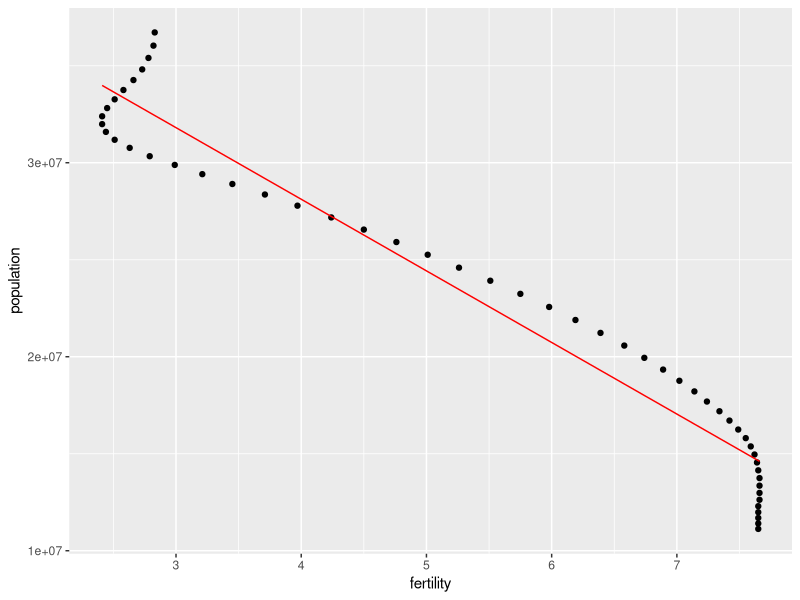
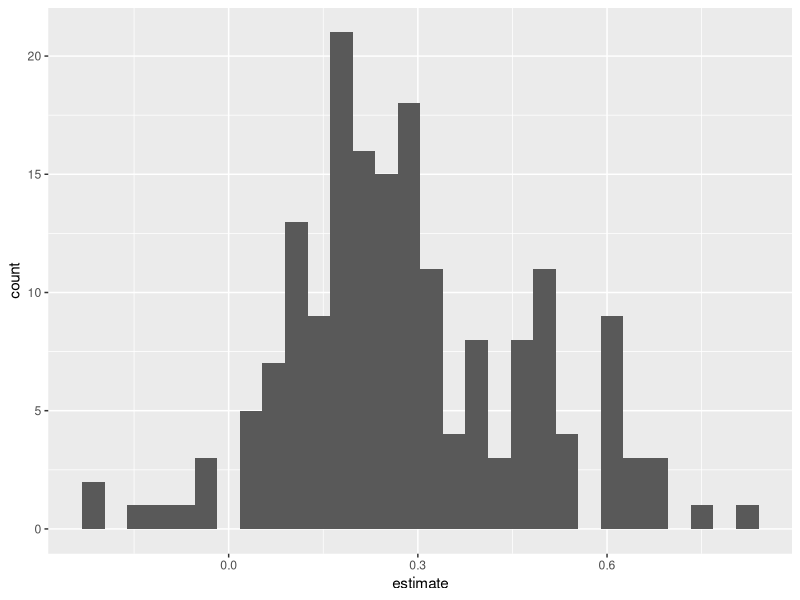
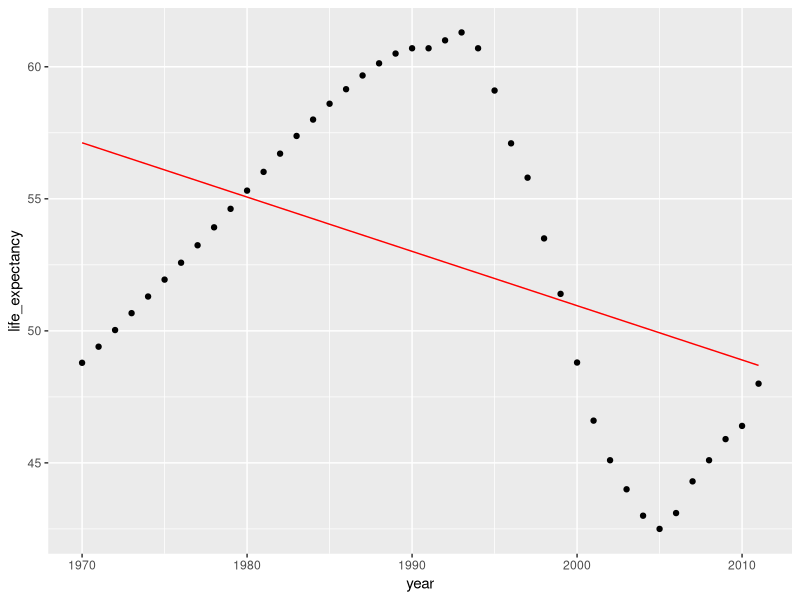

The R source for these figures, in order:
library(tidyverse)
library(dslabs)
library(broom)

data(gapminder) 

gapminder <- 
  gapminder %>% 
  drop_na()

# List Column Workflow 
# Nesting ------------------------------------------------------------------------------------------------------------

nested <- 
  gapminder %>% 
  group_by(country) %>% 
  nest()
  
nested$data[[9]]

nested %>% 
  unnest(data)

# map family of functions -----------------------------------------------------------------------------------------------
map(.x = nested$data, .f = ~mean(.x$population, na.rm = TRUE))

pop_df <- nested %>% 
  mutate(pop_mean = map(data, ~mean(.x$population, na.rm = TRUE)))

str(pop_df$pop_mean)

pop_df <- 
  pop_df %>% 
  unnest(pop_mean)

str(pop_df$pop_mean)

pop_df <- nested %>% 
  mutate(pop_mean = map_dbl(data, ~mean(.x$population, na.rm = TRUE)))

str(pop_df$pop_mean)

# many models ------------------------------------------------------------------------------------------------------------
models <- 
  nested %>% 
  mutate(model = map(data, ~lm(formula = population~fertility, data = .x)))

albania_model <- models$model[[1]]

summary(albania_model)

# broom to clean up ----------------------------------------------------------------------------------------------------
tidy(albania_model)
glance(albania_model)
augment(albania_model)

augment(albania_model) %>% 
  ggplot(mapping = aes(x=fertility)) +
  geom_point(mapping = aes(y=population)) +
  geom_line(mapping = aes(y = .fitted), color = "red")

# coefficients across models ------------------------------------------------------------------------------------------
models_le <- 
  nested %>% 
  mutate(model = map(data, ~lm(formula = life_expectancy~year, data = .x)))

tidy(models_le$model[[1]])

model_coef <- 
  models_le %>% 
  mutate(coef = map(model, ~tidy(.x))) %>% 
  unnest(coef)

model_coef %>% 
  filter(term == "year") %>% 
  ggplot(aes(x=estimate)) +
  geom_histogram()

# evaluating fit of many models -------------------------------------------------------------------------------------
model_perf <-
  models_le %>% 
  mutate(coef = map(model, ~glance(.x))) %>% 
  unnest(coef)

model_perf 

model_perf %>% 
  slice_max(order_by = r.squared, n = 2)

model_perf %>% 
  arrange(desc(r.squared))

model_perf %>% 
  arrange(r.squared)


# explore fit ------------------------------------------------------------------------------------------------------------
aug_model <- 
  models_le %>% 
  mutate(augmented = map(model, ~augment(.x))) %>% 
  unnest(augmented)

aug_model %>% filter(country == "Swaziland") %>% 
  ggplot(aes(x = year, y = life_expectancy)) +
  geom_point() +
  geom_line(aes(y=.fitted), color = "red")

# training, test, and validation splits ---------------------------------------------------------------------------------
library(rsample)
library(Metrics)
gap_split <- initial_split(gapminder, prop = 0.75)

training_data <- training(gap_split)
testing_data <- testing(gap_split)

nrow(testing_data)

cv_split <- vfold_cv(training_data, v = 3)

cv_data <- 
  cv_split %>% 
  mutate(train = map(splits, ~training(.x)),
         validate = map(splits, ~testing(.x)))

cv_models_lm <- 
  cv_data %>% 
  mutate(model = map(train, ~lm(formula = life_expectancy~year + gdp, data = .x)))

model_perf2 <-
  cv_models_lm %>% 
  mutate(coef = map(model, ~glance(.x))) %>% 
  unnest(coef)

cv_prep_lm <- 
  cv_models_lm %>% 
  mutate(validate_actual = map(validate, ~.x$life_expectancy),
         validate_predicted = map2(model, validate, ~predict(.x, .y)))

cv_eval_lm <- 
  cv_prep_lm %>% 
  mutate(validate_mae = map2_dbl(validate_actual, validate_predicted,
                                 ~mae(actual = .x, predicted = .y)))

cv_eval_lm
